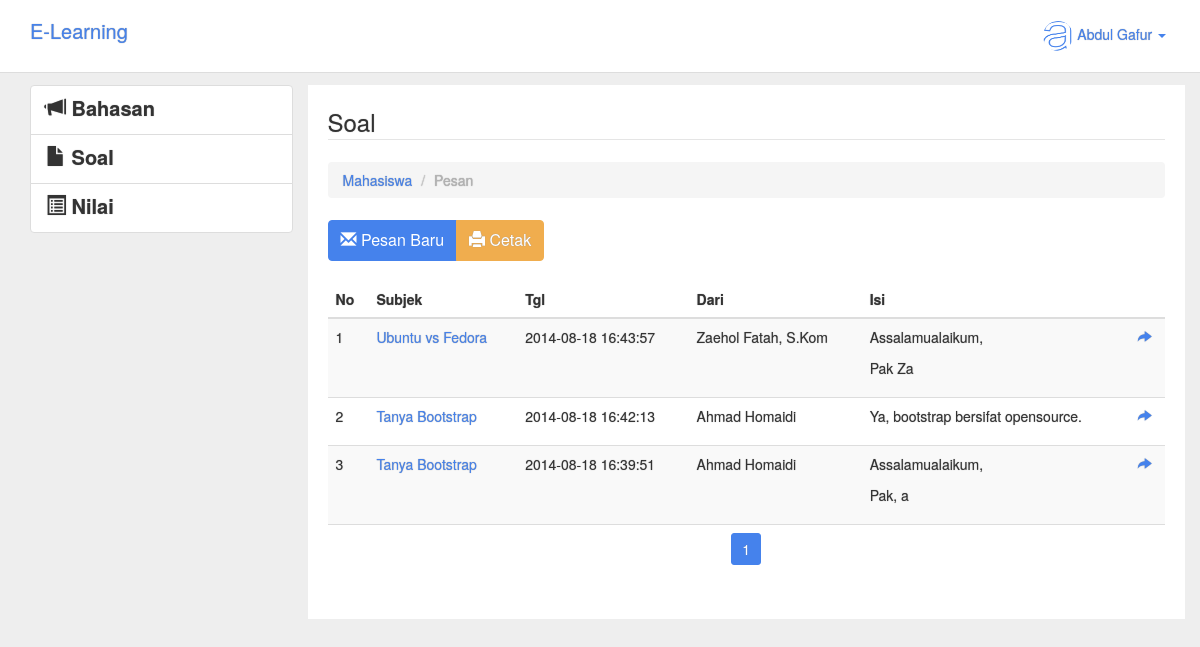
The app's page /mahasiswa/pesan/index.php (signed in) with its own data.
### tables this page shows
CREATE TABLE IF NOT EXISTS `pesan` (
  `DOSEN_KODE` varchar(10) DEFAULT '',
  `MAHASISWA_NPM` varchar(10) DEFAULT '',
`PESAN_ID` int(11) NOT NULL,
  `PESAN_SUBJEK` varchar(50) DEFAULT NULL,
  `PESAN_ISI` text,
  `PESAN_LAMPIRAN` varchar(100) DEFAULT NULL,
  `PESAN_TGL_KIRIM` timestamp NULL DEFAULT CURRENT_TIMESTAMP
);

CREATE TABLE IF NOT EXISTS `dosen` (
  `DOSEN_KODE` varchar(10) NOT NULL,
  `DOSEN_NAMA` varchar(50) DEFAULT NULL,
  `DOSEN_PASSWORD` varchar(32) DEFAULT NULL,
  `DOSEN_GAMBAR` varchar(100) DEFAULT 'img/user.jpg',
  `DOSEN_SESSION` varchar(100) DEFAULT NULL
);

### mahasiswa/pesan/index.php (the view, shortened to what this page needs)
<?php
if ($_SESSION["level"]== "Mahasiswa") {
?>
<!DOCTYPE HTML>
<html>
	<head>
		<link rel="stylesheet" type="text/css" href="../../css/lumen.css">
	</head>
	<body style="padding-top:85px;text-shadow: 0px 0px 1px #909090 !important;background:#eee;">
		<div class="container">
			<div class="row clearfix">
				<header class="navbar navbar-inverse navbar-fixed-top bs-docs-nav" role="banner" style="">
				  <div class="container">
				    <div class="navbar-header" style="">
				      	<a href="../" class="navbar-brand">E-Learning</a>
				    </div>
				    <nav class="collapse navbar-collapse bs-navbar-collapse" role="navigation" >
				      <ul class="nav navbar-nav navbar-right">
					    <li class="dropdown">
					      <a href="#" class="dropdown-toggle" data-toggle="dropdown"><span><img src="<?php echo $_SESSION['gambar']; ?>" class="img-circle" width="30" height="30"></span> <?php echo $_SESSION['nama']; ?> <b class="caret"></b></a>
					    </li>
				      </ul>
				    </nav>
				  </div>
				</header>
			</div>
		</div>
		<div class="container" style="">
			<div class="row">
				<div class="col-md-3 col-xs-12">
					<div class="list-group">
					  <a href="../bahasan" class="list-group-item">
					    <h4 class="list-group-item-heading"><span class="glyphicon glyphicon-bullhorn"></span> Bahasan</h4>
					  </a>
					  <a href="../soal" class="list-group-item">
					    <h4 class="list-group-item-heading"><span class="glyphicon glyphicon-file"></span> Soal</h4>
					  </a>
					  <a href="../nilai" class="list-group-item">
					    <h4 class="list-group-item-heading"><span class="glyphicon glyphicon-list-alt"></span> Nilai</h4>
					  </a>
					</div>
				</div>
				<div class="col-md-9 col-xs-12" style="background:#fff;padding:20px;">
					<legend>Soal</legend>
					<ol class="breadcrumb">
					  <li><a href="../">Mahasiswa</a></li>
					  <li class="active">Pesan</li>
					</ol>
					<div class="btn-group"><button class="btn btn-primary" data-toggle="modal" data-target=".bs-example-modal-lg"><span class="glyphicon glyphicon-envelope"></span> Pesan Baru</button><a href="cetakpesan.php" class="btn btn-warning"><span class="glyphicon glyphicon-print"></span> Cetak</a></div><br><br>
					<?php
						$bph = 10;
						if (isset($_GET['hal'])) {
							$halke = $_GET['hal'];
						}
						else{
							$halke=1;
						}
						$offset = ($halke-1)*$bph;
						$sesid = $_SESSION['id'];
						$qtopik = mysql_query("SELECT pesan.*,dosen.dosen_nama FROM pesan LEFT JOIN dosen ON pesan.dosen_kode=dosen.dosen_kode WHERE mahasiswa_npm='$sesid' ORDER BY pesan_tgl_kirim DESC LIMIT $offset,$bph");
						$jtopik = mysql_num_rows($qtopik);
						if ($jtopik>0) {?>
						<table class="table table-striped table-hover">
						<thead>
							<th>No</th>
							<th>Subjek</th>
							<th>Tgl</th>
							<th>Dari</th>
							<th>Isi</th>
							<th></th>
						</thead>
						<?php
							$no = 1;
							while ($htopik = mysql_fetch_array($qtopik)) {
						?>
								<tr>
									<td><?php echo $no; ?></td>
									<td><a href=""><?php echo $htopik['PESAN_SUBJEK']; ?></a></td>
									<td><?php echo $htopik['PESAN_TGL_KIRIM']; ?></td>
									<td><?php echo $htopik['dosen_nama']; ?></td>
									<td><?php echo htmlspecialchars_decode(substr($htopik['PESAN_ISI'],0,50)); ?></td>
									<td><a href="pesan.php?id=<?php echo $htopik['PESAN_ID']; ?>"><span class="glyphicon glyphicon-share-alt"></span></a></td>
								</tr>
						<?php
							$no++;
							}
						}
						else{	?>
							<div class="alert alert-success"><span class="glyphicon glyphicon-ok"></span>Belum Ada Pesan</div>
						<?php
						}
						$hitungtopik = mysql_query("SELECT COUNT(*) AS jtotaltopik FROM pesan WHERE mahasiswa_npm='$_SESSION[id]'");
						$arhitungtopik = mysql_fetch_array($hitungtopik);
						$ambilkeyarray = $arhitungtopik['jtotaltopik'];
						$jhal = ceil($ambilkeyarray/$bph);?>
						<tr>
							<td colspan="6"><center><ul class="pagination pagination-sm" style="margin:0px;">
							<?php
								for ($hal=1; $hal <= $jhal ; $hal++) {
									if ((($hal >= $halke - 3) && ($hal <= $halke + 3)) || ($hal == 1) || ($hal == $jhal)) {
              							if ($hal == $halke) echo "<li class='active'><a href='#'>".$hal."</a></li>";
              							else echo "<li><a href='".$_SERVER['PHP_SELF']."?t=".$topikid."&hal=".$hal."'>".$hal."</a></li>";
									}
								}
							?>
							</ul></center></td>
						</tr>
					</table>
				</div>
	</body>
</html>
<?php
	}
else{
	header("location:../../login");
}
?>

### ck/contents.css (style rules this page uses)
body { font-family: sans-serif, Arial, Verdana, "Trebuchet MS"; font-size: 12px; color: #333; background-color: #fff; margin: 20px; }
a { color: #0782C1; }
ol,ul,dl { *margin-right: 0px; padding: 0 40px; }
h1,h2,h3,h4,h5,h6 { font-weight: normal; line-height: 1.2; }

### records on screen
pesan: PESAN_SUBJEK "Ubuntu vs Fedora", PESAN_TGL_KIRIM "2014-08-18 16:43:57", DOSEN_KODE.DOSEN_NAMA "Zaehol Fatah, S.Kom", PESAN_ISI "Assalamualaikum, Pak Za"
pesan: PESAN_SUBJEK "Tanya Bootstrap", PESAN_TGL_KIRIM "2014-08-18 16:42:13", DOSEN_KODE.DOSEN_NAMA "Ahmad Homaidi", PESAN_ISI "Ya, bootstrap bersifat opensource."
pesan: PESAN_SUBJEK "Tanya Bootstrap", PESAN_TGL_KIRIM "2014-08-18 16:39:51", DOSEN_KODE.DOSEN_NAMA "Ahmad Homaidi", PESAN_ISI "Assalamualaikum, Pak, a"

### other values on screen
$_SESSION['nama'] "Abdul Gafur"
